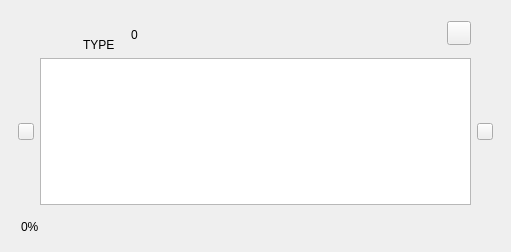
<?xml version="1.0" encoding="UTF-8"?>
<ui version="4.0">
 <class>C_SdNdeDataPoolSelectorWidget</class>
 <widget class="QWidget" name="C_SdNdeDataPoolSelectorWidget">
  <property name="geometry">
   <rect>
    <x>0</x>
    <y>0</y>
    <width>511</width>
    <height>252</height>
   </rect>
  </property>
  <property name="sizePolicy">
   <sizepolicy hsizetype="Preferred" vsizetype="Fixed">
    <horstretch>0</horstretch>
    <verstretch>0</verstretch>
   </sizepolicy>
  </property>
  <property name="minimumSize">
   <size>
    <width>0</width>
    <height>252</height>
   </size>
  </property>
  <property name="maximumSize">
   <size>
    <width>16777215</width>
    <height>252</height>
   </size>
  </property>
  <property name="focusPolicy">
   <enum>Qt::ClickFocus</enum>
  </property>
  <property name="windowTitle">
   <string>Form</string>
  </property>
  <layout class="QVBoxLayout" name="verticalLayout_6">
   <property name="spacing">
    <number>0</number>
   </property>
   <property name="leftMargin">
    <number>18</number>
   </property>
   <property name="topMargin">
    <number>0</number>
   </property>
   <property name="rightMargin">
    <number>18</number>
   </property>
   <property name="bottomMargin">
    <number>15</number>
   </property>
   <item>
    <layout class="QVBoxLayout" name="pc_VerticalLayout_5" stretch="0,0,1,0,0">
     <property name="spacing">
      <number>0</number>
     </property>
     <item>
      <layout class="QHBoxLayout" name="pc_HorizontalLayout_3" stretch="0,0,0,0,0,0,1,0,0">
       <item>
        <spacer name="pc_HorizontalSpacer2">
         <property name="orientation">
          <enum>Qt::Horizontal</enum>
         </property>
         <property name="sizeType">
          <enum>QSizePolicy::Fixed</enum>
         </property>
         <property name="sizeHint" stdset="0">
          <size>
           <width>21</width>
           <height>20</height>
          </size>
         </property>
        </spacer>
       </item>
       <item>
        <layout class="QVBoxLayout" name="pc_VerticalLayout_4" stretch="0,0,0,0">
         <property name="spacing">
          <number>0</number>
         </property>
         <item>
          <spacer name="verticalSpacer">
           <property name="orientation">
            <enum>Qt::Vertical</enum>
           </property>
           <property name="sizeHint" stdset="0">
            <size>
             <width>1</width>
             <height>1</height>
            </size>
           </property>
          </spacer>
         </item>
         <item>
          <spacer name="pc_VerticalSpacer_7">
           <property name="orientation">
            <enum>Qt::Vertical</enum>
           </property>
           <property name="sizeType">
            <enum>QSizePolicy::Fixed</enum>
           </property>
           <property name="sizeHint" stdset="0">
            <size>
             <width>20</width>
             <height>2</height>
            </size>
           </property>
          </spacer>
         </item>
         <item>
          <widget class="stw_opensyde_gui_elements::C_OgeLabSvgOnly" name="pc_LabelDpLogo">
           <property name="minimumSize">
            <size>
             <width>30</width>
             <height>30</height>
            </size>
           </property>
           <property name="maximumSize">
            <size>
             <width>30</width>
             <height>30</height>
            </size>
           </property>
           <property name="text">
            <string/>
           </property>
           <property name="scaledContents">
            <bool>false</bool>
           </property>
           <property name="alignment">
            <set>Qt::AlignBottom|Qt::AlignLeading|Qt::AlignLeft</set>
           </property>
          </widget>
         </item>
         <item>
          <spacer name="pc_VerticalSpacer">
           <property name="orientation">
            <enum>Qt::Vertical</enum>
           </property>
           <property name="sizeType">
            <enum>QSizePolicy::Fixed</enum>
           </property>
           <property name="sizeHint" stdset="0">
            <size>
             <width>20</width>
             <height>3</height>
            </size>
           </property>
          </spacer>
         </item>
        </layout>
       </item>
       <item>
        <spacer name="pc_HorizontalSpacer6">
         <property name="orientation">
          <enum>Qt::Horizontal</enum>
         </property>
         <property name="sizeType">
          <enum>QSizePolicy::Fixed</enum>
         </property>
         <property name="sizeHint" stdset="0">
          <size>
           <width>14</width>
           <height>20</height>
          </size>
         </property>
        </spacer>
       </item>
       <item>
        <layout class="QVBoxLayout" name="verticalLayout" stretch="0,0">
         <property name="spacing">
          <number>0</number>
         </property>
         <item>
          <spacer name="pc_VerticalSpacer_5">
           <property name="orientation">
            <enum>Qt::Vertical</enum>
           </property>
           <property name="sizeType">
            <enum>QSizePolicy::Fixed</enum>
           </property>
           <property name="sizeHint" stdset="0">
            <size>
             <width>20</width>
             <height>11</height>
            </size>
           </property>
          </spacer>
         </item>
         <item>
          <widget class="stw_opensyde_gui_elements::C_OgeLabCategoryHeading" name="pc_LabelDpCategory">
           <property name="text">
            <string>TYPE</string>
           </property>
           <property name="alignment">
            <set>Qt::AlignBottom|Qt::AlignLeading|Qt::AlignLeft</set>
           </property>
          </widget>
         </item>
        </layout>
       </item>
       <item>
        <spacer name="pc_HorizontalSpacer5">
         <property name="orientation">
          <enum>Qt::Horizontal</enum>
         </property>
         <property name="sizeType">
          <enum>QSizePolicy::Fixed</enum>
         </property>
         <property name="sizeHint" stdset="0">
          <size>
           <width>16</width>
           <height>20</height>
          </size>
         </property>
        </spacer>
       </item>
       <item>
        <layout class="QVBoxLayout" name="pc_VerticalLayout_2" stretch="0,0,0">
         <property name="spacing">
          <number>0</number>
         </property>
         <item>
          <spacer name="pc_VerticalSpacer_6">
           <property name="orientation">
            <enum>Qt::Vertical</enum>
           </property>
           <property name="sizeType">
            <enum>QSizePolicy::Fixed</enum>
           </property>
           <property name="sizeHint" stdset="0">
            <size>
             <width>20</width>
             <height>19</height>
            </size>
           </property>
          </spacer>
         </item>
         <item>
          <widget class="stw_opensyde_gui_elements::C_OgeLabCategorySubHeading" name="pc_LabelDpCount">
           <property name="text">
            <string>0</string>
           </property>
          </widget>
         </item>
         <item>
          <spacer name="pc_VerticalSpacer_2">
           <property name="orientation">
            <enum>Qt::Vertical</enum>
           </property>
           <property name="sizeType">
            <enum>QSizePolicy::Fixed</enum>
           </property>
           <property name="sizeHint" stdset="0">
            <size>
             <width>20</width>
             <height>2</height>
            </size>
           </property>
          </spacer>
         </item>
        </layout>
       </item>
       <item>
        <spacer name="pc_HorizontalSpacer">
         <property name="orientation">
          <enum>Qt::Horizontal</enum>
         </property>
         <property name="sizeHint" stdset="0">
          <size>
           <width>40</width>
           <height>20</height>
          </size>
         </property>
        </spacer>
       </item>
       <item>
        <layout class="QVBoxLayout" name="pc_VerticalLayout_3" stretch="0,0,0">
         <property name="spacing">
          <number>0</number>
         </property>
         <item>
          <spacer name="pc_VerticalSpacer_8">
           <property name="orientation">
            <enum>Qt::Vertical</enum>
           </property>
           <property name="sizeType">
            <enum>QSizePolicy::Fixed</enum>
           </property>
           <property name="sizeHint" stdset="0">
            <size>
             <width>20</width>
             <height>21</height>
            </size>
           </property>
          </spacer>
         </item>
         <item>
          <widget class="stw_opensyde_gui_elements::C_OgePubIconOnly" name="pc_PushButtonAdd">
           <property name="sizePolicy">
            <sizepolicy hsizetype="Fixed" vsizetype="Fixed">
             <horstretch>0</horstretch>
             <verstretch>0</verstretch>
            </sizepolicy>
           </property>
           <property name="minimumSize">
            <size>
             <width>24</width>
             <height>24</height>
            </size>
           </property>
           <property name="maximumSize">
            <size>
             <width>24</width>
             <height>24</height>
            </size>
           </property>
           <property name="text">
            <string/>
           </property>
          </widget>
         </item>
         <item>
          <spacer name="pc_VerticalSpacer_3">
           <property name="orientation">
            <enum>Qt::Vertical</enum>
           </property>
           <property name="sizeType">
            <enum>QSizePolicy::Fixed</enum>
           </property>
           <property name="sizeHint" stdset="0">
            <size>
             <width>20</width>
             <height>7</height>
            </size>
           </property>
          </spacer>
         </item>
        </layout>
       </item>
       <item>
        <spacer name="pc_HorizontalSpacer3_2">
         <property name="orientation">
          <enum>Qt::Horizontal</enum>
         </property>
         <property name="sizeType">
          <enum>QSizePolicy::Fixed</enum>
         </property>
         <property name="sizeHint" stdset="0">
          <size>
           <width>22</width>
           <height>20</height>
          </size>
         </property>
        </spacer>
       </item>
      </layout>
     </item>
     <item>
      <spacer name="pc_VerticalSpacer_4">
       <property name="orientation">
        <enum>Qt::Vertical</enum>
       </property>
       <property name="sizeType">
        <enum>QSizePolicy::Fixed</enum>
       </property>
       <property name="sizeHint" stdset="0">
        <size>
         <width>20</width>
         <height>6</height>
        </size>
       </property>
      </spacer>
     </item>
     <item>
      <layout class="QHBoxLayout" name="pc_HorizontalListLayout">
       <property name="spacing">
        <number>6</number>
       </property>
       <item>
        <widget class="stw_opensyde_gui_elements::C_OgePubIconOnly" name="pc_PushButtonScrollLeft">
         <property name="minimumSize">
          <size>
           <width>16</width>
           <height>17</height>
          </size>
         </property>
         <property name="maximumSize">
          <size>
           <width>16</width>
           <height>17</height>
          </size>
         </property>
         <property name="text">
          <string/>
         </property>
        </widget>
       </item>
       <item>
        <widget class="stw_opensyde_gui::C_SdNdeDataPoolSelectorListWidget" name="pc_ListWidget"/>
       </item>
       <item>
        <widget class="stw_opensyde_gui_elements::C_OgePubIconOnly" name="pc_PushButtonScrollRight">
         <property name="minimumSize">
          <size>
           <width>16</width>
           <height>17</height>
          </size>
         </property>
         <property name="maximumSize">
          <size>
           <width>16</width>
           <height>17</height>
          </size>
         </property>
         <property name="text">
          <string/>
         </property>
        </widget>
       </item>
      </layout>
     </item>
     <item>
      <spacer name="pc_VerticalSpacer_9">
       <property name="orientation">
        <enum>Qt::Vertical</enum>
       </property>
       <property name="sizeType">
        <enum>QSizePolicy::Fixed</enum>
       </property>
       <property name="sizeHint" stdset="0">
        <size>
         <width>20</width>
         <height>12</height>
        </size>
       </property>
      </spacer>
     </item>
     <item>
      <layout class="QHBoxLayout" name="pc_HorizontalLayout2" stretch="0,1,1,1,0">
       <property name="leftMargin">
        <number>3</number>
       </property>
       <item>
        <widget class="stw_opensyde_gui_elements::C_OgeLabStatusInformation" name="pc_LabelUsagePercentage">
         <property name="sizePolicy">
          <sizepolicy hsizetype="Fixed" vsizetype="Preferred">
           <horstretch>0</horstretch>
           <verstretch>0</verstretch>
          </sizepolicy>
         </property>
         <property name="minimumSize">
          <size>
           <width>40</width>
           <height>0</height>
          </size>
         </property>
         <property name="maximumSize">
          <size>
           <width>40</width>
           <height>16777215</height>
          </size>
         </property>
         <property name="text">
          <string>0%</string>
         </property>
        </widget>
       </item>
       <item>
        <spacer name="pc_HorizontalSpacer4">
         <property name="orientation">
          <enum>Qt::Horizontal</enum>
         </property>
         <property name="sizeHint" stdset="0">
          <size>
           <width>40</width>
           <height>20</height>
          </size>
         </property>
        </spacer>
       </item>
       <item>
        <widget class="stw_opensyde_gui_elements::C_OgeWiBopperle" name="pc_IndexViewWidget" native="true">
         <property name="sizePolicy">
          <sizepolicy hsizetype="Fixed" vsizetype="Fixed">
           <horstretch>0</horstretch>
           <verstretch>0</verstretch>
          </sizepolicy>
         </property>
        </widget>
       </item>
       <item>
        <spacer name="pc_HorizontalSpacer3">
         <property name="orientation">
          <enum>Qt::Horizontal</enum>
         </property>
         <property name="sizeHint" stdset="0">
          <size>
           <width>40</width>
           <height>20</height>
          </size>
         </property>
        </spacer>
       </item>
       <item>
        <spacer name="pc_HorizontalSpacer7">
         <property name="orientation">
          <enum>Qt::Horizontal</enum>
         </property>
         <property name="sizeType">
          <enum>QSizePolicy::Fixed</enum>
         </property>
         <property name="sizeHint" stdset="0">
          <size>
           <width>43</width>
           <height>20</height>
          </size>
         </property>
        </spacer>
       </item>
      </layout>
     </item>
    </layout>
   </item>
  </layout>
 </widget>
 <customwidgets>
  <customwidget>
   <class>stw_opensyde_gui_elements::C_OgePubIconOnly</class>
   <extends>QPushButton</extends>
   <header>C_OgePubIconOnly.h</header>
  </customwidget>
  <customwidget>
   <class>stw_opensyde_gui_elements::C_OgeLabSvgOnly</class>
   <extends>QLabel</extends>
   <header>C_OgeLabSvgOnly.h</header>
  </customwidget>
  <customwidget>
   <class>stw_opensyde_gui::C_SdNdeDataPoolSelectorListWidget</class>
   <extends>QListWidget</extends>
   <header>C_SdNdeDataPoolSelectorListWidget.h</header>
  </customwidget>
  <customwidget>
   <class>stw_opensyde_gui_elements::C_OgeLabCategorySubHeading</class>
   <extends>QLabel</extends>
   <header>C_OgeLabCategorySubHeading.h</header>
  </customwidget>
  <customwidget>
   <class>stw_opensyde_gui_elements::C_OgeLabCategoryHeading</class>
   <extends>QLabel</extends>
   <header>C_OgeLabCategoryHeading.h</header>
  </customwidget>
  <customwidget>
   <class>stw_opensyde_gui_elements::C_OgeWiBopperle</class>
   <extends>QWidget</extends>
   <header>C_OgeWiBopperle.h</header>
   <container>1</container>
  </customwidget>
  <customwidget>
   <class>stw_opensyde_gui_elements::C_OgeLabStatusInformation</class>
   <extends>QLabel</extends>
   <header>C_OgeLabStatusInformation.h</header>
  </customwidget>
 </customwidgets>
 <resources/>
 <connections/>
</ui>
